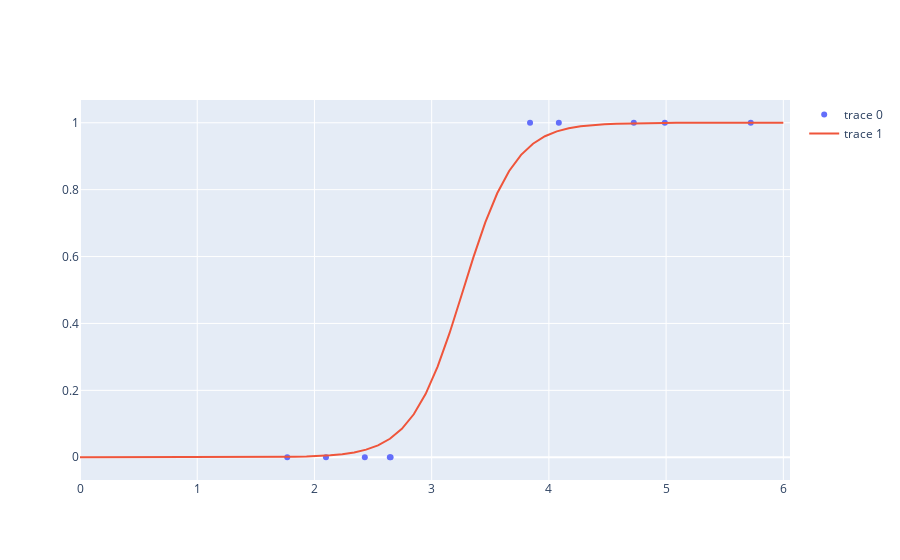

The notebook cell this image was saved under:
### Code cell
fig = go.Figure()

fig.add_trace(go.Scatter(x=x1,y=y1,mode='markers'))

fig.add_trace(go.Scatter(x=pred_x,y=sig_y))
fig.show()
